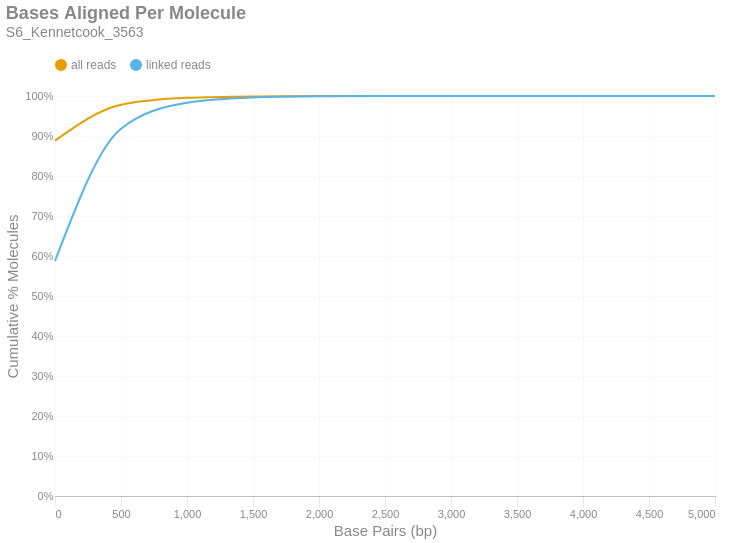

This figure's notebook cell:
### Markdown cell above
### Bases Aligned Per Molecule
This is a cumulative frequency distribution showing the number of base pairs aligned per unique molecule. These data are shown in 500 bp bins. There are two distributions: one with `all reads` (yellow) and another with only `linked reads` (blue). The percent of molecules in the `linked reads` distribution is relative to the total number of linked molecules.

### Code cell
if SKIPLR:
    print_html(f"Skipped")
else:
    binned_df = consolidated_hist(valids['aligned_bp'], mask, 500, True)
    with SafeRender(binned_df):
        (
            density_plot(binned_df, 'Bases Aligned Per Molecule', samplename, 'basesper')
            .encode(
                x=alt.X('bin:Q', title="Base Pairs (bp)").axis(tickMinStep=500).scale(padding=0),
                y=alt.Y('value:Q', title='Cumulative % Molecules')
                    .axis(format='%')
                    .scale(domain = [0,1])
                    .stack(False),
                color=alt.Color("key:N").scale(domain = ["all reads", "linked reads"]),
                tooltip = [
                    alt.Tooltip("key:N", title = "Data Type"),
                    alt.Tooltip("range_label:N", title="Bases Aligned Per Molecule"),
                    alt.Tooltip("value:Q", format = ".2%", title="% Molecules (Cum.)")
                ]
            )
        ).display()

### Figure 1 — Vega-Lite specification as saved in the notebook (floating-point values rounded to 4 significant figures)
{"width": "container", "height": 400, "config": {"title": {"anchor": "start", "dy": -15, "fontSize": 18, "color": "#888888", "subtitleColor": "#888888", "subtitleFontSize": 14}, "arc": {"fill": "#0072B2"}, "axis": {"domainColor": "#888888", "domainWidth": 0.5, "gridWidth": 0.2, "grid": false, "titleFontWeight": 400, "titleFontSize": 15, "labelFontSize": 11, "labelColor": "#888888", "tickColor": "#888888", "tickWidth": 0.2, "titleColor": "#888888"}, "axisBand": {"grid": false}, "axisX": {"grid": true, "tickSize": 10, "domainCap": "round"}, "axisY": {"domain": false, "grid": true, "tickSize": 0, "domainCap": "round"}, "background": "transparent", "header": {"labelFontSize": 15, "labelColor": "#888888", "titleFontSize": 15, "titleFontWeight": 600, "titleColor": "#888888"}, "legend": {"labelFont": "sans-serif", "labelFontSize": 12, "labelColor": "#888888", "symbolSize": 100, "symbolType": "circle", "titleFontSize": 12, "titlePadding": 10, "titleColor": "#888888", "title": null, "orient": "top"}, "range": {"category": ["#E69F00", "#56B4E9", "#009E73", "#F0E442", "#0072B2", "#D55E00", "#CC79A7", "#000000"], "diverging": ["#cfe8f3", "#a2d4ec", "#73bfe2", "#46abdb", "#1696d2", "#12719e"]}, "area": {"fill": "#0072B2", "fillOpacity": 0.7, "line": true, "strokeOpacity": 0.7}, "line": {"color": "#0072B2", "stroke": "#0072B2", "strokeWidth": 2}, "trail": {"color": "#0072B2", "stroke": "#0072B2", "strokeWidth": 0, "size": 1}, "point": {"filled": true, "fillOpacity": 1.0, "size": 95}, "text": {"color": "#888888", "fontSize": 11, "align": "right", "fontWeight": 400, "size": 11}, "bar": {"fill": "#0072B2", "stroke": null}, "view": {"stroke": null, "continuousWidth": 660, "continuousHeight": 400}}, "data": {"name": "data-8288417d8b122e765d0cdee83b855230"}, "mark": {"type": "line", "interpolate": "monotone", "point": {"opacity": 0, "size": 275}}, "encoding": {"color": {"field": "key", "scale": {"domain": ["all reads", "linked reads"]}, "type": "nominal"}, "tooltip": [{"field": "key", "title": "Data Type", "type": "nominal"}, {"field": "range_label", "title": "Bases Aligned Per Molecule", "type": "nominal"}, {"field": "value", "format": ".2%", "title": "% Molecules (Cum.)", "type": "quantitative"}], "x": {"axis": {"tickMinStep": 500}, "field": "bin", "scale": {"padding": 0}, "title": "Base Pairs (bp)", "type": "quantitative"}, "y": {"axis": {"format": "%"}, "field": "value", "scale": {"domain": [0, 1]}, "stack": false, "title": "Cumulative % Molecules", "type": "quantitative"}}, "params": [{"name": "param_c36ac31b6afebe62", "select": {"type": "point", "fields": ["key"]}, "bind": "legend"}], "title": {"text": "Bases Aligned Per Molecule", "subtitle": "S6_Kennetcook_3563"}, "transform": [{"fold": ["all reads (cumsum)", "linked reads (cumsum)"]}, {"calculate": "replace(datum.key, ' (cumsum)', '')", "as": "key"}, {"filter": {"param": "param_c36ac31b6afebe62"}}], "usermeta": {"embedOptions": {"downloadFileName": "S6_Kennetcook_3563.basesper"}}, "$schema": "https://vega.github.io/schema/vega-lite/v6.1.0.json", "datasets": {"data-8288417d8b122e765d0cdee83b855230": [{"bin": "0.0", "interval": "0.0-500.0", "all reads": 0.8884, "linked reads": 0.5875, "all reads (cumsum)": 0.8884, "linked reads (cumsum)": 0.5875, "range_label": "0-499"}, {"bin": "500.0", "interval": "500.0-1000.0", "all reads": 0.08957, "linked reads": 0.3308, "all reads (cumsum)": 0.9779, "linked reads (cumsum)": 0.9183, "range_label": "500-999"}, {"bin": "1000.0", "interval": "1000.0-1500.0", "all reads": 0.01752, "linked reads": 0.06485, "all reads (cumsum)": 0.9955, "linked reads (cumsum)": 0.9832, "range_label": "1000-1499"}, {"bin": "1500.0", "interval": "1500.0-2000.0", "all reads": 0.003554, "linked reads": 0.01315, "all reads (cumsum)": 0.999, "linked reads (cumsum)": 0.9963, "range_label": "1500-1999"}, {"bin": "2000.0", "interval": "2000.0-2500.0", "all reads": 0.0007455, "linked reads": 0.002759, "all reads (cumsum)": 0.9998, "linked reads (cumsum)": 0.9991, "range_label": "2000-2499"}, {"bin": "2500.0", "interval": "2500.0-3000.0", "all reads": 0.0001858, "linked reads": 0.0006879, "all reads (cumsum)": 0.9999, "linked reads (cumsum)": 0.9998, "range_label": "2500-2999"}, {"bin": "3000.0", "interval": "3000.0-3500.0", "all reads": 4.226e-05, "linked reads": 0.0001564, "all reads (cumsum)": 1.0, "linked reads (cumsum)": 0.9999, "range_label": "3000-3499"}, {"bin": "3500.0", "interval": "3500.0-4000.0", "all reads": 1.186e-05, "linked reads": 4.389e-05, "all reads (cumsum)": 1.0, "linked reads (cumsum)": 1.0, "range_label": "3500-3999"}, {"bin": "4000.0", "interval": "4000.0-4500.0", "all reads": 3.522e-06, "linked reads": 1.304e-05, "all reads (cumsum)": 1.0, "linked reads (cumsum)": 1.0, "range_label": "4000-4499"}, {"bin": "4500.0", "interval": "4500.0-5000.0", "all reads": 9.392e-07, "linked reads": 3.476e-06, "all reads (cumsum)": 1.0, "linked reads (cumsum)": 1.0, "range_label": "4500-4999"}, {"bin": "5000.0", "interval": "5000.0-5500.0", "all reads": 7.044e-07, "linked reads": 2.607e-06, "all reads (cumsum)": 1.0, "linked reads (cumsum)": 1.0, "range_label": "5000-5499"}]}}
